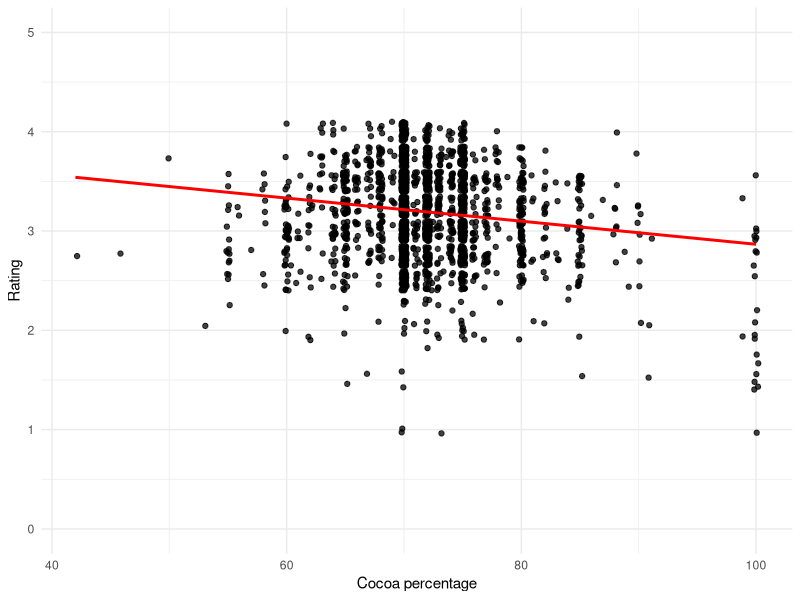

Generate this figure with R:
data4 <- read.csv("data_chocolate.csv")
library(magrittr)
library(dplyr)
library(ggplot2)
png(file = "cocoa.png")
data4 %>%
  ggplot(aes(x = CocoaPercent, y = Rating)) +
  geom_jitter(alpha = .75) + 
  coord_cartesian(ylim = c(0,5)) +
  labs(x = 'Cocoa percentage', y = 'Rating') + 
  theme_minimal() + 
  geom_smooth(formula = y ~ x, method = 'lm', se = FALSE, col = 'red')
dev.off()


model <- lm(formula = Rating ~ CocoaPercent, 
            data = data4)
summary(model)
